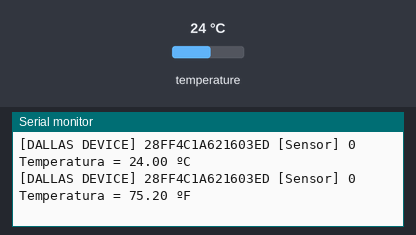
A sketch run on a simulated ESP8266 (NodeMCU). Parts: the last lines printed to the serial monitor. The test bench sets the inputs (shaded band); at power-on: temperature 24 °C.

Above: at 7.3 s.
7.4 s: temperature set to 12 °C
At 12.1 s:
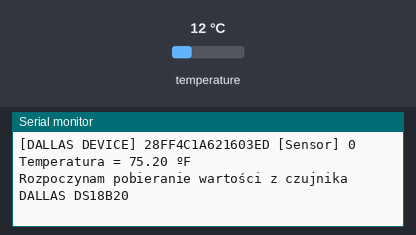
14.1 s: temperature set to 19 °C
At 18.9 s:
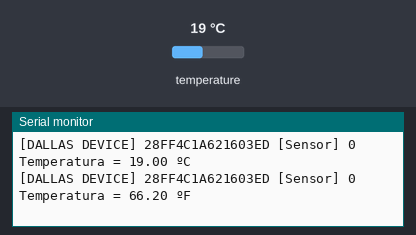
Timing chart, 0 to 20.4 s (numbered marks = the images above; inputs shaded):
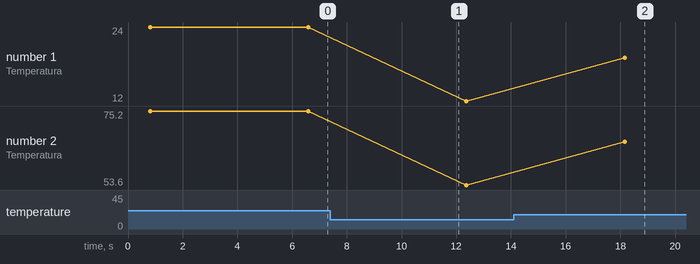

Measured:
- after the input at 14.1 s, the serial monitor: prints a new line after 4.1 s (image 2)
- plotted number 1: 24 → 12 after the input at 7.4 s, 12 → 19 after the input at 14.1 s
- plotted number 2: 75.2 → 53.6 after the input at 7.4 s, 53.6 → 66.2 after the input at 14.1 s

The sketch:

dallas_v2.ino
```cpp
// █████████████████████████████████████████████████████
//
// ESP32/ESP8266 BlackBook by PowerTGS (2024)
//
// author : PowerTGS
// e-mail : powerTGS440@gmail.com
//
// █████████████████████████████████████████████████████
//
// Dallas DS18B20 demo file v2 (dual sensor)
//
// source file      : sourcce/sensor/dallas/dallas.ino
// device           : tested on esp32/esp2866
// code platform    : ArduinoIDE
//
// █████████████████████████████████████████████████████
// M E M O R Y   I N F O
// █████████████████████████████████████████████████████
// Variables and constants in RAM (global, static), used 28260 / 80192 bytes (35%)
// Code in flash (default, ICACHE_FLASH_ATTR), used 246476 / 1048576 bytes (23%)
// █████████████████████████████████████████████████████
// M A K R O
// █████████████████████████████████████████████████████

#define FPSTR(pstr_pointer) (reinterpret_cast<const __FlashStringHelper *>(pstr_pointer))
#define F(string_literal) (FPSTR(PSTR(string_literal)))

#define SERIAL        true                        // SERIAL włączony
#define SERIAL_SPEED  115200                       // prędkość SERIAL
#define LOOP_DELAY    5000                         // opóźnienie pętli LOOP

// █████████████████████████████████████████████████████
// B I B L I O T E K I
// █████████████████████████████████████████████████████

#include <OneWire.h>
#include <DallasTemperature.h>

// █████████████████████████████████████████████████████
// Z M I E N N E   G L O B A L N E
// █████████████████████████████████████████████████████

const int oneWireBus = 4;                 // GPIO PINS (ESP8266) D2

struct DALLAS_SENSOR                      // struktura dla czujnika DALLAS
{                                         // można prościej, ale nauka nie idzie w las
    float   temperatura_C = 0;            // temperatura w st. Celcius
    float   temperatura_F = 0;            // temperatura w st. Fanrenheit
}   dallas_sensor;                        // tworzymy nazwę dla naszej struktury

int ilosc_czujnikow;                      // liczba podłączonych czujników (Dallas v2)
                                          // zmienna musi być typu integer !!!

// █████████████████████████████████████████████████████
// O B I E K T   K L A S Y   B M E 2 8 0   O R A Z   A H T 2 0
// █████████████████████████████████████████████████████

OneWire oneWire(oneWireBus);
DallasTemperature sensor(&oneWire);
DeviceAddress tempDeviceAddress;

// █████████████████████████████████████████████████████
// D E K L A R A C J E   F U N K C J I
// █████████████████████████████████████████████████████

#if SERIAL
    void Show_DALLAS_Sensor (float &temp_C, float &temp_F, int &sensor_nr, DeviceAddress deviceAddress);
    void Print_DALLAS_Address(DeviceAddress deviceAddress);
#endif

// █████████████████████████████████████████████████████
// S E T U P
// █████████████████████████████████████████████████████

void setup()
{
    #if SERIAL
        Serial.begin(115200);
        Serial.printf_P( PSTR ("\n\nInicjalizacja sensora DALLAS DS18B20") );
        Serial.printf_P( PSTR ("\nLokalizuje podłączone sensory...") );
    #endif

    sensor.begin();                // inicjalizacja sensora DS18B20
    ilosc_czujnikow = sensor.getDeviceCount();     // wykryj ilosc podłączonych czujników

    #if SERIAL
        Serial.printf_P( PSTR ("\nWykryto : ") );
        Serial.print(ilosc_czujnikow, DEC);
        Serial.printf_P( PSTR (" czujniki DS18B20.") );
    #endif

    //-------------------------------------------------------------------------------//
    // Pętla FOR
    // wykonuje się tyle razy ile wykryto czujników, liczona od wartości 0 do
    // wartości "ilosc czujnikow", wartość ta po każdym kroku jest zwiększana
    // o jeden za pomocą iteracji "i++"
    //-------------------------------------------------------------------------------//

    for(int i = 0; i < ilosc_czujnikow; i++)
    {
        if(sensor.getAddress(tempDeviceAddress, i))
        {
            #if SERIAL
                Serial.printf_P( PSTR ("\nZnaleziono sensor DALLAS nr. ") );
                Serial.print(i, DEC);
                Serial.printf_P( PSTR (" pod adresem: ") );
                Print_DALLAS_Address(tempDeviceAddress);
            #endif
        }
        else
        {
            #if SERIAL
                Serial.printf_P( PSTR ("\nZnaleziono DUCHA sensor DALLAS  ") );
                Serial.print(i, DEC);
                Serial.printf_P( PSTR (" Nie można pobrać adresu, sprawdź okablowanie!") );
            #endif
        }                           // koniec warunku IF
    }                               // koniec pętli FOR
}

// █████████████████████████████████████████████████████
// L O O P
// █████████████████████████████████████████████████████

void loop()
{
    for(int j = 0; j < ilosc_czujnikow; j++)
    {
        if(sensor.getAddress(tempDeviceAddress, j))
        {
            Read_DALLAS_Sensor(dallas_sensor.temperatura_C, dallas_sensor.temperatura_F, tempDeviceAddress);

            #if SERIAL
                Show_DALLAS_Sensor(dallas_sensor.temperatura_C, dallas_sensor.temperatura_F, j, tempDeviceAddress);
            #endif
        }
    }
    delay(LOOP_DELAY);
}

// █████████████████████████████████████████████████████
// R E A D   D A L L A S   S E N S O R
// █████████████████████████████████████████████████████
// funkcja odczytuje temperaturę z czujnika DALLAS
// na wejsciu otrzymuje adresy struktury dallas_sensor gdzie zapisuje odczytane dane
// █████████████████████████████████████████████████████

void Read_DALLAS_Sensor (float &temp_C, float &temp_F, DeviceAddress &SensorAddress)
{
    #if SERIAL
        Serial.printf_P( PSTR ("\nRozpoczynam pobieranie wartości z czujnika DALLAS DS18B20") );
    #endif

    sensor.requestTemperatures();                     // wysyłamy żądanie do urządzenia
    temp_C = sensor.getTempC(SensorAddress);          // zapisujemy odczyt pod adresem dallas_sensor.temperatura_C
    temp_F = DallasTemperature::toFahrenheit(temp_C); // konwersja temperatury w Celcius do Fahrenheit
}

// █████████████████████████████████████████████████████
// S H O W  D A L L A S   S E N S O R
// █████████████████████████████████████████████████████
// funkcja wyświetla temperaturę pobraną przez czujnik DALLAS DS18B20
// na wejsciu otrzymuje adresy struktury dallas_sensor z wartościami
// kolejna lekcja, MAKRO też dotyczy funkcji, jeśli SERIAL MONITOR jest false
// jest ona pomijana i nie dołączana do kodu programu
// █████████████████████████████████████████████████████

#if SERIAL
void Show_DALLAS_Sensor (float &temp_C, float &temp_F, int &sensor_nr, DeviceAddress deviceAddress)
{
        Serial.printf_P( PSTR ("\n[DALLAS DEVICE] ") );
        Print_DALLAS_Address(deviceAddress);
        Serial.printf_P( PSTR (" [Sensor] %d Temperatura = %.02f ºC"), sensor_nr, temp_C);
        Serial.printf_P( PSTR ("\n[DALLAS DEVICE] ") );
        Print_DALLAS_Address(deviceAddress);
        Serial.printf_P( PSTR (" [Sensor] %d Temperatura = %.02f ºF\n"), sensor_nr, temp_F);
}
#endif

// █████████████████████████████████████████████████████
// P R I N T   D A L L A S   A D D R E S S
// █████████████████████████████████████████████████████
// funkcja wyświetla adresy wykrytych urządzeń DALLAS DS18B20
// na wejsciu otrzymuje adres urządzeń
// kolejna lekcja, MAKRO też dotyczy funkcji, jeśli SERIAL MONITOR jest false
// jest ona pomijana i nie dołączana do kodu programu
// █████████████████████████████████████████████████████

#if SERIAL
void Print_DALLAS_Address(DeviceAddress deviceAddress)
{
    for (uint8_t i = 0; i < 8; i++)
    {
        if (deviceAddress[i] < 16) Serial.printf_P ( PSTR ("0") );
        Serial.print(deviceAddress[i], HEX);
    }
}
#endif

// █████████████████████████████████████████████████████
// END OF FILE : src/sensor/dallas/dallas.ino
// █████████████████████████████████████████████████████
```
